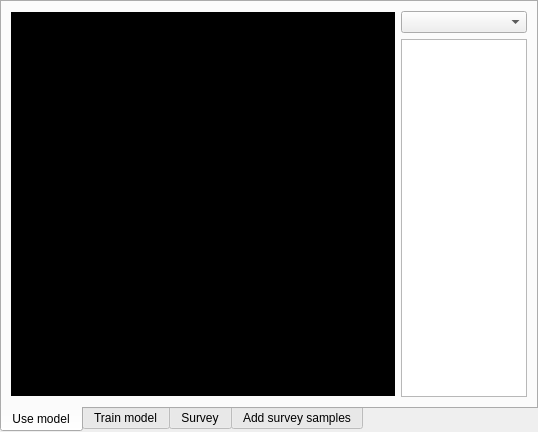
<?xml version="1.0" encoding="UTF-8"?>
<ui version="4.0">
 <class>main_window</class>
 <widget class="QMainWindow" name="main_window">
  <property name="geometry">
   <rect>
    <x>0</x>
    <y>0</y>
    <width>538</width>
    <height>432</height>
   </rect>
  </property>
  <property name="sizePolicy">
   <sizepolicy hsizetype="Preferred" vsizetype="Fixed">
    <horstretch>0</horstretch>
    <verstretch>0</verstretch>
   </sizepolicy>
  </property>
  <property name="maximumSize">
   <size>
    <width>538</width>
    <height>432</height>
   </size>
  </property>
  <property name="windowTitle">
   <string>Gymnasie Arbete AI</string>
  </property>
  <property name="tabShape">
   <enum>QTabWidget::Rounded</enum>
  </property>
  <widget class="QWidget" name="centralwidget">
   <property name="sizePolicy">
    <sizepolicy hsizetype="Fixed" vsizetype="Fixed">
     <horstretch>0</horstretch>
     <verstretch>0</verstretch>
    </sizepolicy>
   </property>
   <property name="maximumSize">
    <size>
     <width>538</width>
     <height>432</height>
    </size>
   </property>
   <layout class="QVBoxLayout" name="verticalLayout">
    <property name="spacing">
     <number>0</number>
    </property>
    <property name="leftMargin">
     <number>0</number>
    </property>
    <property name="topMargin">
     <number>0</number>
    </property>
    <property name="rightMargin">
     <number>0</number>
    </property>
    <property name="bottomMargin">
     <number>0</number>
    </property>
    <item>
     <widget class="QTabWidget" name="mode_selector_tab">
      <property name="minimumSize">
       <size>
        <width>0</width>
        <height>0</height>
       </size>
      </property>
      <property name="layoutDirection">
       <enum>Qt::LeftToRight</enum>
      </property>
      <property name="styleSheet">
       <string notr="true"/>
      </property>
      <property name="tabPosition">
       <enum>QTabWidget::South</enum>
      </property>
      <property name="currentIndex">
       <number>0</number>
      </property>
      <property name="movable">
       <bool>false</bool>
      </property>
      <property name="tabBarAutoHide">
       <bool>true</bool>
      </property>
      <widget class="QWidget" name="predict_tab">
       <attribute name="title">
        <string>Use model</string>
       </attribute>
       <attribute name="toolTip">
        <string>Draw an image and let the AI guess</string>
       </attribute>
       <layout class="QHBoxLayout" name="horizontalLayout_2">
        <item>
         <widget class="QLabel" name="predict_canvas_label">
          <property name="sizePolicy">
           <sizepolicy hsizetype="Expanding" vsizetype="Expanding">
            <horstretch>0</horstretch>
            <verstretch>0</verstretch>
           </sizepolicy>
          </property>
          <property name="minimumSize">
           <size>
            <width>384</width>
            <height>384</height>
           </size>
          </property>
          <property name="maximumSize">
           <size>
            <width>384</width>
            <height>384</height>
           </size>
          </property>
          <property name="cursor">
           <cursorShape>CrossCursor</cursorShape>
          </property>
          <property name="styleSheet">
           <string notr="true">QLabel{ background-color : black; color : white; }</string>
          </property>
          <property name="text">
           <string/>
          </property>
         </widget>
        </item>
        <item>
         <layout class="QVBoxLayout" name="verticalLayout_2">
          <item>
           <widget class="QComboBox" name="model_selector"/>
          </item>
          <item>
           <widget class="QListWidget" name="prediction_probability_list">
            <property name="sizePolicy">
             <sizepolicy hsizetype="Preferred" vsizetype="Expanding">
              <horstretch>0</horstretch>
              <verstretch>0</verstretch>
             </sizepolicy>
            </property>
           </widget>
          </item>
         </layout>
        </item>
       </layout>
      </widget>
      <widget class="QWidget" name="train_tab">
       <attribute name="title">
        <string>Train model</string>
       </attribute>
       <attribute name="toolTip">
        <string>Create and train a new or existing model</string>
       </attribute>
      </widget>
      <widget class="QWidget" name="guess_tab">
       <attribute name="title">
        <string>Survey</string>
       </attribute>
       <layout class="QHBoxLayout" name="horizontalLayout">
        <item>
         <widget class="QLabel" name="guess_canvas_label">
          <property name="sizePolicy">
           <sizepolicy hsizetype="Expanding" vsizetype="Expanding">
            <horstretch>0</horstretch>
            <verstretch>0</verstretch>
           </sizepolicy>
          </property>
          <property name="minimumSize">
           <size>
            <width>384</width>
            <height>384</height>
           </size>
          </property>
          <property name="maximumSize">
           <size>
            <width>384</width>
            <height>384</height>
           </size>
          </property>
          <property name="styleSheet">
           <string notr="true">QLabel{ background-color : black; }</string>
          </property>
          <property name="text">
           <string/>
          </property>
         </widget>
        </item>
        <item>
         <layout class="QVBoxLayout" name="verticalLayout_3">
          <item>
           <widget class="QPushButton" name="survey_config_button">
            <property name="text">
             <string>Configure</string>
            </property>
           </widget>
          </item>
          <item>
           <widget class="QLineEdit" name="image_guess_input_line">
            <property name="minimumSize">
             <size>
              <width>120</width>
              <height>120</height>
             </size>
            </property>
            <property name="maximumSize">
             <size>
              <width>130</width>
              <height>130</height>
             </size>
            </property>
           </widget>
          </item>
          <item>
           <widget class="QPushButton" name="next_image_button">
            <property name="text">
             <string>Next Image</string>
            </property>
           </widget>
          </item>
          <item>
           <widget class="QPushButton" name="previous_image_button">
            <property name="text">
             <string>Previous Image</string>
            </property>
           </widget>
          </item>
          <item>
           <widget class="QProgressBar" name="images_left_progress_bar">
            <property name="value">
             <number>24</number>
            </property>
            <property name="orientation">
             <enum>Qt::Horizontal</enum>
            </property>
           </widget>
          </item>
          <item>
           <spacer name="verticalSpacer">
            <property name="orientation">
             <enum>Qt::Vertical</enum>
            </property>
            <property name="sizeHint" stdset="0">
             <size>
              <width>20</width>
              <height>40</height>
             </size>
            </property>
           </spacer>
          </item>
         </layout>
        </item>
       </layout>
      </widget>
      <widget class="QWidget" name="draw_tab">
       <attribute name="title">
        <string>Add survey samples</string>
       </attribute>
       <attribute name="toolTip">
        <string>Draw a series of images which will be used for testing</string>
       </attribute>
       <layout class="QHBoxLayout" name="horizontalLayout_3">
        <item>
         <widget class="QLabel" name="draw_canvas_label">
          <property name="sizePolicy">
           <sizepolicy hsizetype="Expanding" vsizetype="Expanding">
            <horstretch>0</horstretch>
            <verstretch>0</verstretch>
           </sizepolicy>
          </property>
          <property name="minimumSize">
           <size>
            <width>384</width>
            <height>384</height>
           </size>
          </property>
          <property name="maximumSize">
           <size>
            <width>384</width>
            <height>384</height>
           </size>
          </property>
          <property name="cursor">
           <cursorShape>CrossCursor</cursorShape>
          </property>
          <property name="styleSheet">
           <string notr="true">QLabel{ background-color : black; }</string>
          </property>
          <property name="text">
           <string/>
          </property>
         </widget>
        </item>
        <item>
         <layout class="QVBoxLayout" name="verticalLayout_4">
          <item>
           <widget class="QPushButton" name="survey_add_config_button">
            <property name="text">
             <string>Configure</string>
            </property>
           </widget>
          </item>
          <item>
           <widget class="QListWidget" name="symbols_to_draw_list">
            <property name="sizePolicy">
             <sizepolicy hsizetype="Expanding" vsizetype="Expanding">
              <horstretch>0</horstretch>
              <verstretch>0</verstretch>
             </sizepolicy>
            </property>
           </widget>
          </item>
          <item>
           <widget class="QPushButton" name="start_stop_survey_button">
            <property name="enabled">
             <bool>true</bool>
            </property>
            <property name="text">
             <string>Start</string>
            </property>
           </widget>
          </item>
         </layout>
        </item>
       </layout>
      </widget>
     </widget>
    </item>
   </layout>
  </widget>
 </widget>
 <resources/>
 <connections/>
</ui>
